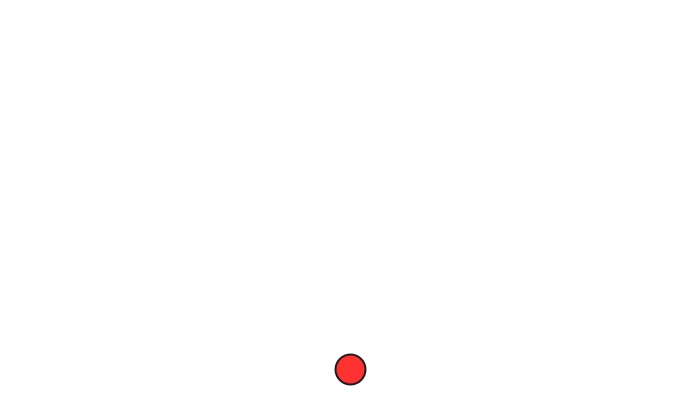
Frame 1 (no input)
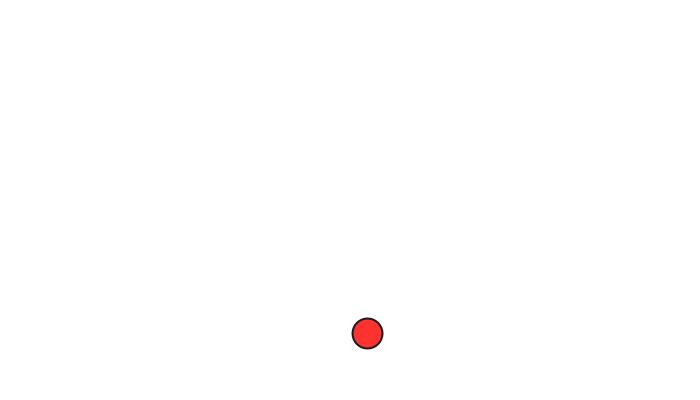
Frame 60 (the mouse pressed at the canvas centre just before this capture)
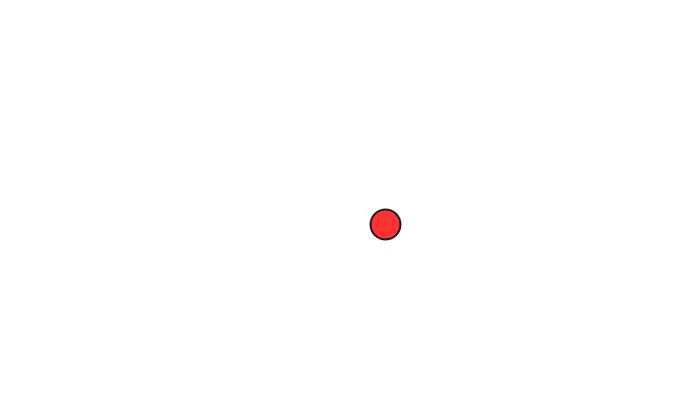
Frame 120 (the mouse held since frame 60 and released just before this capture)

The Processing sketch that drew these frames (run headless with seeded random() and noise(); from frame 60 on, the mouse is pressed at the canvas centre):

// Processing sketch: N02_balloon
// ── N02_balloon.pde
Mover balloon;
PVector helium;

void setup() {
  size(700, 400);
  smooth();
  fill(230);
  stroke(27);
  strokeWeight(2);
  fill(255, 50, 50);
  balloon = new Mover();
  helium = new PVector(0, -0.02);
}

void draw() {
  background(255);
  balloon.applyForce(helium);
  balloon.update();
  balloon.display();
}

class Mover {
  PVector acceleration;
  PVector velocity;
  PVector location;
  float size = 30;

  Mover() {
    location = new PVector(width / 2, height - size);
    velocity = new PVector(random(-1, 1), 0);
    acceleration = new PVector(0, 0);
  }

  void update() {
    velocity.add(acceleration);
    location.add(velocity);
    acceleration.mult(0);
    check_edges();
  }

  void applyForce(PVector force) {
    acceleration.add(force);
  }

  void display() {
    ellipse(location.x, location.y, size, size);
  }

  void check_edges() {
    // needs fixing. overtime, this sinks more and more into the top of the window

    float halfSize = size * 0.5;
    float bounceBack = 0.5;
    if (location.x + halfSize > width) {
      velocity.x *= -bounceBack;
    } else if (location.x - halfSize < 0) {
      velocity.x *= -bounceBack;
    }

    if (location.y + halfSize > height) {
      velocity.y *= -bounceBack;
    } else if (location.y - halfSize < 0) {
      velocity.y *= -bounceBack;
    }
  }
}
